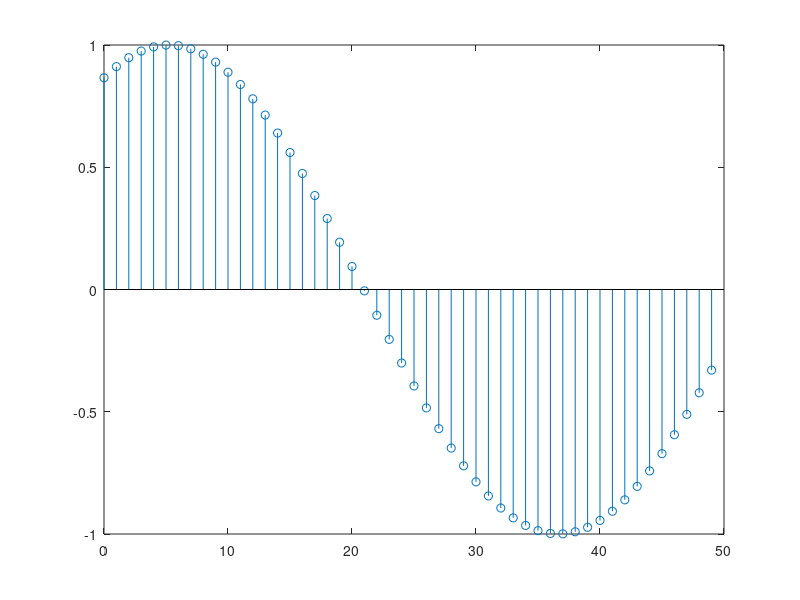

Source code (MATLAB): (Note: this script raises an error after producing the figure.)
%--------------------------------------------Ghid Matlab---------------------------------------------%

% SEMNALE DETERMINISTE
N = 50;                                                 %lungime N
n = 0 : N - 1 ;                               

imp_unit = eye( 1, N );                                 %impulsul unitate
tr_unit = ones( 1, N );                                 %treapta unitate

w = 0.1;
phi = 1.0471;
alfa = 5;

e = alfa .^ n ;                                         %semnal exponential
sin_real = sin( w * n + phi );                          %sinusoida reala
j = sqrt(-1);
sin_compl = exp( j * ( w * n + phi ));                  %sinusoida complexa

stem( n, sin_real );                                    %echivalentul functiei plot pentru semnale discrete

x1 = n;
x2 = n;                                                 %doua semnale cu acelasi suport
xs = x1 + x2;                                           %suma semnalelor
xc = conv( x1, x2 );                                    %convolutia semnalelor
xm = x1 .* x2;                                          %modulatia in timp a semnalelor

% SEMNALE ALEATOARE(stocastice)
x1 = rand( 1, N );
x2 = randn( 1, N );                                     %semnal aleator cu distributie gaussiana de medie nula si dispersie unitara

m = mean( x2 );                                         %media semnalului aleator
r = xcorr( x2, 'unbiased' );                            %auto-corelatia nedeviata
rx = xcorr( x2, 'biased' );                             %aut-corelatia deviata, lungime 2 * N - 1
                                                        %daca nu se specifica daca semnalul este deviat sau nevediat atunci s.n. auto-corelatie bruta                
rxx = xcov( x2 );                                             
                                              
% SUNETE(semnale audio)
%se salveaza cu functia auwrite pentru a putea fi ascultat

yx = 'xilo.au';
auwrite( yx, 44100, 16, 'linear', 'xilo.au' );
yyx = auread( yx );

%se scrie cu functia auread
%pentru fisierele .wav se folosesc functiile wavwrite si wavread

